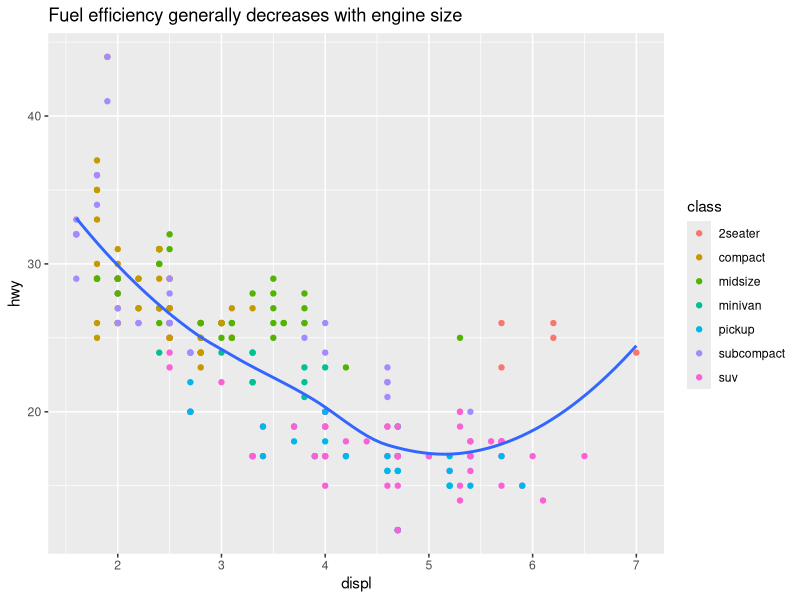
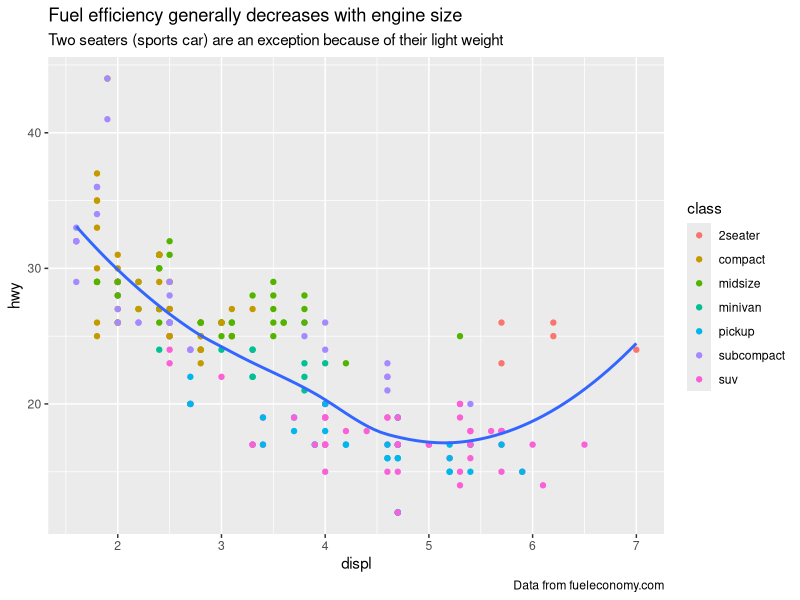
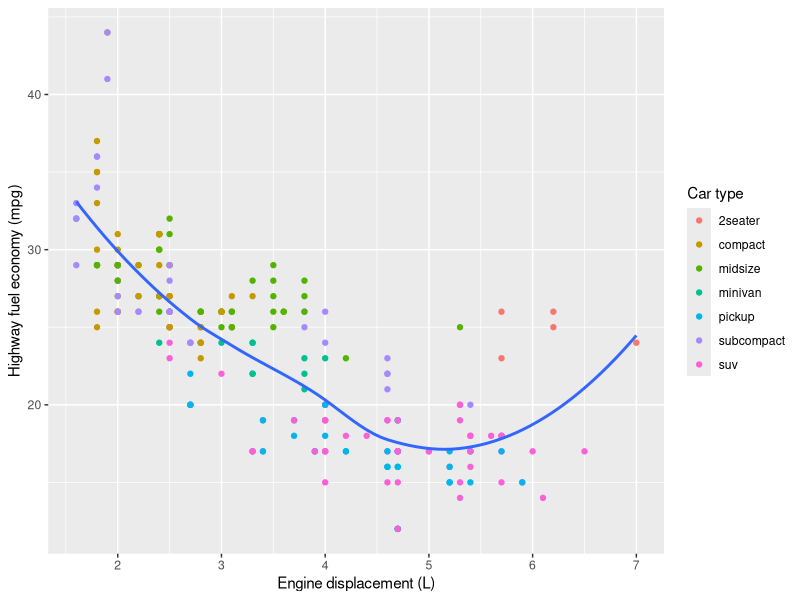
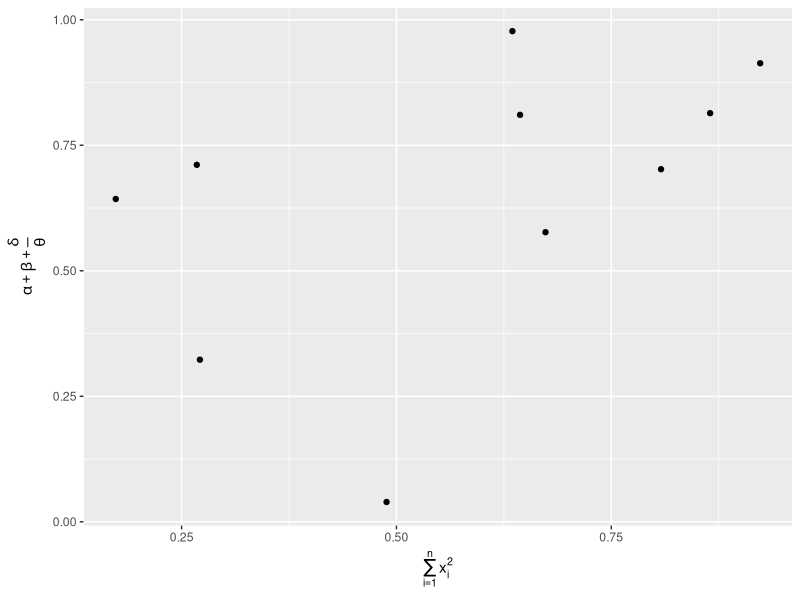
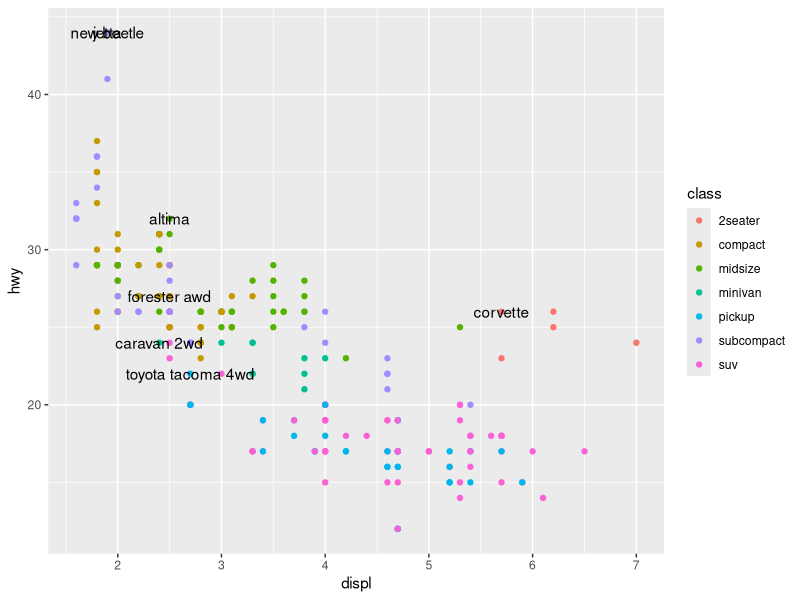
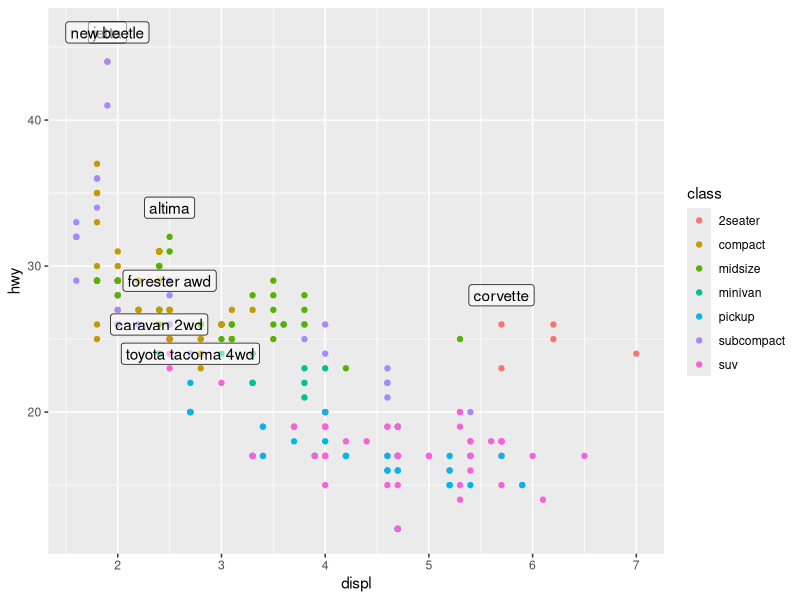

Recreate these plots in R, in order.
## ---- chunk 1
knitr::opts_chunk$set(collapse = TRUE, dev = "png", comment = "#>")
#Sys.setlocale('LC_ALL','C') # Embed this directly in the Rmarkdown script that contains the Chinese character comment
options(digits=3)
options(max.print=200)
## ---- chunk 2
library(tidyverse)
## ---- chunk 3
ggplot(mpg, aes(displ, hwy)) + 
    geom_point(aes(color = class)) + 
    geom_smooth(se = FALSE) + 
    labs(
        title = paste(
            "Fuel efficiency generally decreases with",
            "engine size"
        )
    )
## ---- chunk 4
ggplot(mpg, aes(displ, hwy)) + 
    geom_point(aes(color = class)) + 
    geom_smooth(se = FALSE) + 
    labs(
        title = paste(
            "Fuel efficiency generally decreases with",
            "engine size"
        ),
        subtitle = paste(
            "Two seaters (sports car) are an exception",
            "because of their light weight"
        ),
        caption = "Data from fueleconomy.com"
    )
## ---- chunk 5
ggplot(mpg, aes(displ, hwy)) + 
    geom_point(aes(color = class)) + 
    geom_smooth(se = FALSE) + 
    labs(
        x = "Engine displacement (L)",
        y = "Highway fuel economy (mpg)",
        color = "Car type"
    )
## ---- chunk 6
df = tibble(
    x = runif(10),
    y = runif(10)
)

ggplot(df, aes(x, y)) + 
    geom_point() +
    labs(
        x = quote(sum(x[i] ^ 2, i == 1, n)),
        y = quote(alpha + beta + frac(delta, theta))
    )
## ---- chunk 7
best_in_class = mpg %>% 
    group_by(class) %>% 
    filter(row_number(desc(hwy)) == 1)
ggplot(mpg, aes(displ, hwy)) +
    geom_point(aes(color = class)) + 
    geom_text(aes(label = model), data = best_in_class)
## ---- chunk 8
ggplot(mpg, aes(displ, hwy)) +
    geom_point(aes(color = class)) + 
    geom_label(
        aes(label = model),
        data = best_in_class,
        nudge_y =  2,
        alpha = 0.5
    )
